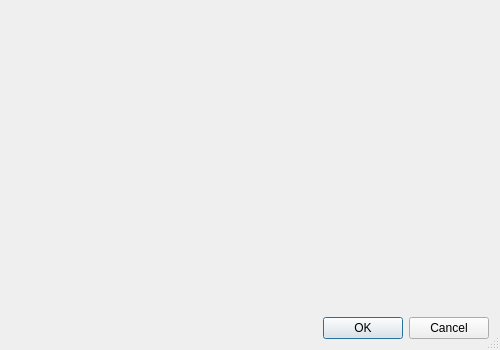
<?xml version="1.0" encoding="UTF-8"?>
<ui version="4.0">
 <class>EricErrorMessageFilterDialog</class>
 <widget class="QDialog" name="EricErrorMessageFilterDialog">
  <property name="geometry">
   <rect>
    <x>0</x>
    <y>0</y>
    <width>500</width>
    <height>350</height>
   </rect>
  </property>
  <property name="windowTitle">
   <string>Error Messages Filter</string>
  </property>
  <property name="sizeGripEnabled">
   <bool>true</bool>
  </property>
  <layout class="QVBoxLayout" name="verticalLayout">
   <item>
    <widget class="EricStringListEditWidget" name="filtersEditWidget" native="true"/>
   </item>
   <item>
    <widget class="QDialogButtonBox" name="buttonBox">
     <property name="orientation">
      <enum>Qt::Horizontal</enum>
     </property>
     <property name="standardButtons">
      <set>QDialogButtonBox::Cancel|QDialogButtonBox::Ok</set>
     </property>
    </widget>
   </item>
  </layout>
 </widget>
 <customwidgets>
  <customwidget>
   <class>EricStringListEditWidget</class>
   <extends>QWidget</extends>
   <header>EricWidgets/EricStringListEditWidget.h</header>
   <container>1</container>
  </customwidget>
 </customwidgets>
 <tabstops>
  <tabstop>buttonBox</tabstop>
 </tabstops>
 <resources/>
 <connections>
  <connection>
   <sender>buttonBox</sender>
   <signal>accepted()</signal>
   <receiver>EricErrorMessageFilterDialog</receiver>
   <slot>accept()</slot>
   <hints>
    <hint type="sourcelabel">
     <x>227</x>
     <y>329</y>
    </hint>
    <hint type="destinationlabel">
     <x>157</x>
     <y>274</y>
    </hint>
   </hints>
  </connection>
  <connection>
   <sender>buttonBox</sender>
   <signal>rejected()</signal>
   <receiver>EricErrorMessageFilterDialog</receiver>
   <slot>reject()</slot>
   <hints>
    <hint type="sourcelabel">
     <x>295</x>
     <y>335</y>
    </hint>
    <hint type="destinationlabel">
     <x>286</x>
     <y>274</y>
    </hint>
   </hints>
  </connection>
 </connections>
</ui>
